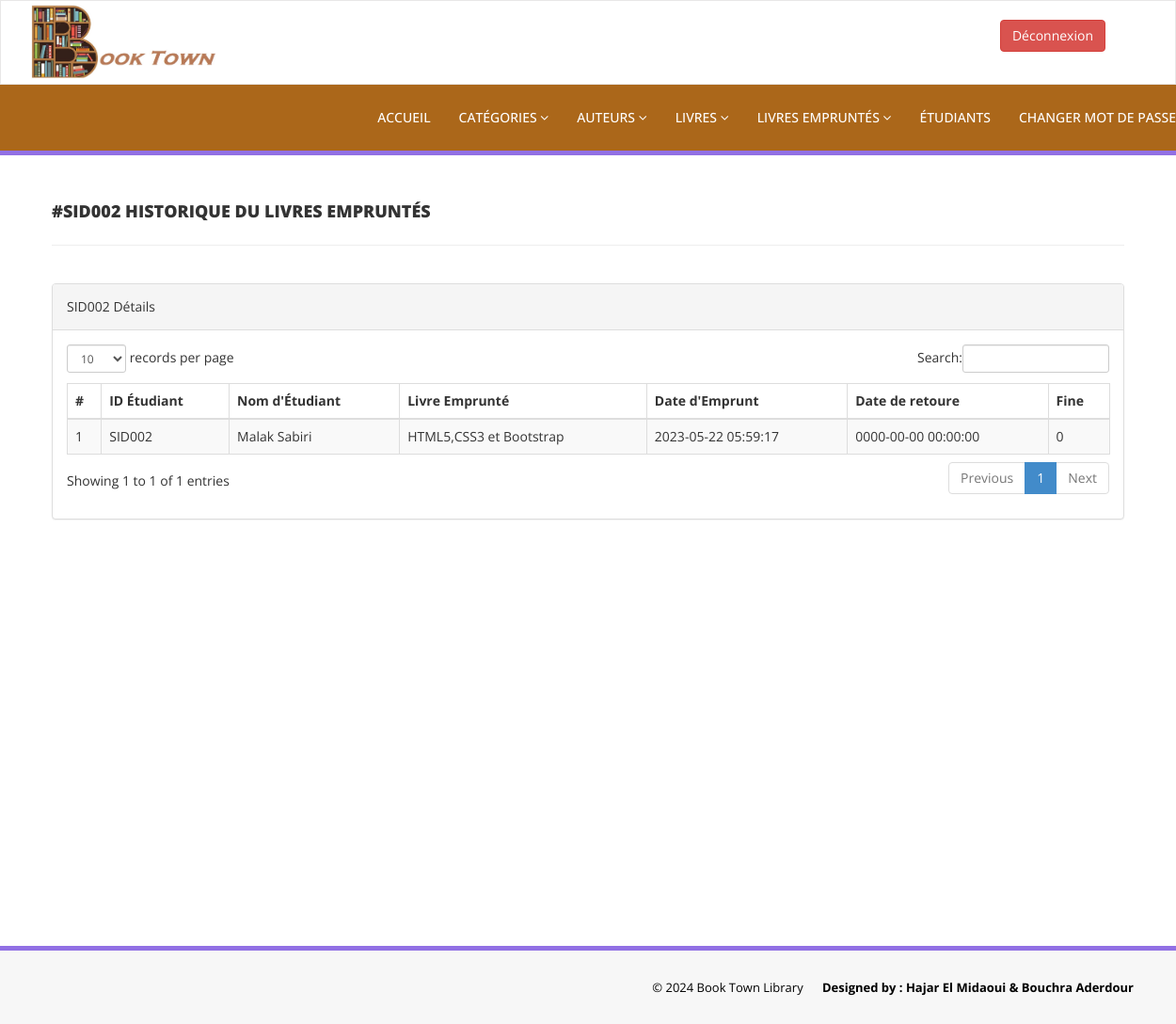
Screenshot of /library/admin/student-history.php?stdid=SID002 (signed in) with the database file from the repository.
### tables this page shows
CREATE TABLE `tblissuedbookdetails` (
  `id` int(11) NOT NULL,
  `BookId` int(11) DEFAULT NULL,
  `StudentID` varchar(150) DEFAULT NULL,
  `IssuesDate` timestamp NULL DEFAULT current_timestamp(),
  `ReturnDate` timestamp NULL DEFAULT NULL ON UPDATE current_timestamp(),
  `RetrunStatus` int(1) DEFAULT NULL,
  `fine` int(11) DEFAULT NULL
);

CREATE TABLE `tblstudents` (
  `id` int(11) NOT NULL,
  `StudentId` varchar(100) DEFAULT NULL,
  `FullName` varchar(120) DEFAULT NULL,
  `EmailId` varchar(120) DEFAULT NULL,
  `MobileNumber` char(11) DEFAULT NULL,
  `Password` varchar(120) DEFAULT NULL,
  `Status` int(1) DEFAULT NULL,
  `RegDate` timestamp NULL DEFAULT current_timestamp(),
  `UpdationDate` timestamp NULL DEFAULT NULL ON UPDATE current_timestamp()
);

CREATE TABLE `tblbooks` (
  `id` int(11) NOT NULL,
  `BookName` varchar(255) DEFAULT NULL,
  `CatId` int(11) DEFAULT NULL,
  `AuthorId` int(11) DEFAULT NULL,
  `ISBNNumber` varchar(25) DEFAULT NULL,
  `BookPrice` decimal(10,2) DEFAULT NULL,
  `bookImage` varchar(250) NOT NULL,
  `isIssued` int(1) DEFAULT NULL,
  `RegDate` timestamp NULL DEFAULT current_timestamp(),
  `UpdationDate` timestamp NULL DEFAULT NULL ON UPDATE current_timestamp()
);

### library/admin/student-history.php (the view, shortened to what this page needs)
<?php
include('includes/config.php');
if(strlen($_SESSION['alogin'])==0)
    {
header('location:index.php');
}
else{
    ?>
<!DOCTYPE html>
<html xmlns="http://www.w3.org/1999/xhtml">
<head>
    <link href="assets/css/bootstrap.css" rel="stylesheet" />
    <link href="assets/css/font-awesome.css" rel="stylesheet" />
    <link href="assets/js/dataTables/dataTables.bootstrap.css" rel="stylesheet" />
    <link href="assets/css/style.css" rel="stylesheet" />
</head>
<body>
<?php include('includes/header.php');?>
    <div class="content-wrapper">
         <div class="container">
        <div class="row pad-botm">
            <div class="col-md-12">
                <?php $sid=$_GET['stdid']; ?>
                <h4 class="header-line">#<?php echo $sid;?> Historique du Livres Empruntés</h4>
    </div>
        </div>
            <div class="row">
                <div class="col-md-12">
                    <div class="panel panel-default">
                        <div class="panel-heading">
<?php echo $sid;?> Détails
                        </div>
                        <div class="panel-body">
                            <div class="table-responsive">
                                <table class="table table-striped table-bordered table-hover" id="dataTables-example">
                                    <thead>
                                        <tr>
                                            <th>#</th>
                                            <th>ID Étudiant</th>
                                            <th>Nom d'Étudiant</th>
                                            <th>Livre Emprunté </th>
                                            <th>Date d'Emprunt</th>
                                            <th>Date de retoure</th>
                                            <th>Fine </th>
                                        </tr>
                                    </thead>
                                    <tbody>
<?php
$sql = "SELECT tblstudents.StudentId ,tblstudents.FullName,tblstudents.EmailId,tblstudents.MobileNumber,tblbooks.BookName,tblbooks.ISBNNumber,tblissuedbookdetails.IssuesDate,tblissuedbookdetails.ReturnDate,tblissuedbookdetails.id as rid,tblissuedbookdetails.fine,tblissuedbookdetails.RetrunStatus,tblbooks.id as bid,tblbooks.bookImage from  tblissuedbookdetails join tblstudents on tblstudents.StudentId=tblissuedbookdetails.StudentId join tblbooks on tblbooks.id=tblissuedbookdetails.BookId where tblstudents.StudentId='$sid' ";
$query = $dbh -> prepare($sql);
$query->execute();
$results=$query->fetchAll(PDO::FETCH_OBJ);
$cnt=1;
if($query->rowCount() > 0)
{
foreach($results as $result)
{               ?>
                                        <tr class="odd gradeX">
                                            <td class="center"><?php echo htmlentities($cnt);?></td>
                                            <td class="center"><?php echo htmlentities($result->StudentId);?></td>
                                            <td class="center"><?php echo htmlentities($result->FullName);?></td>
                                            <td class="center"><?php echo htmlentities($result->BookName);?></td>
                                            <td class="center"><?php echo htmlentities($result->IssuesDate);?></td>
                                            <td class="center"><?php if($result->ReturnDate==''): echo "Not returned yet";
                                            else: echo htmlentities($result->ReturnDate); endif;?></td>
                                             <td class="center"><?php if($result->ReturnDate==''): echo "Not returned yet";
                                              else: echo $result->fine; endif;
                                             ?></td>
                                        </tr>
 <?php $cnt=$cnt+1;}} ?>
                                    </tbody>
                                </table>
                            </div>
                        </div>
                    </div>
                </div>
            </div>
    </div>
    </div>
  <?php include('includes/footer.php');?>
</body>
</html>
<?php } ?>

### library/admin/assets/css/style.css (style rules this page uses)
.content-wrapper { margin-top: 40px; min-height:800px; padding-bottom:90px; }
.header-line { font-weight:900; padding-bottom:25px; border-bottom:1px solid #eeeeee; text-transform:uppercase; }
.pad-botm { padding-bottom:30px; }

### rows the page displays
tblissuedbookdetails: tblstudents.StudentId "SID002", tblstudents.FullName "Malak Sabiri", BookId.BookName "HTML5,CSS3 et Bootstrap", IssuesDate "2023-05-22 05:59:17", ReturnDate "0000-00-00 00:00:00", fine "0"

### other values shown
$sid "SID002"
